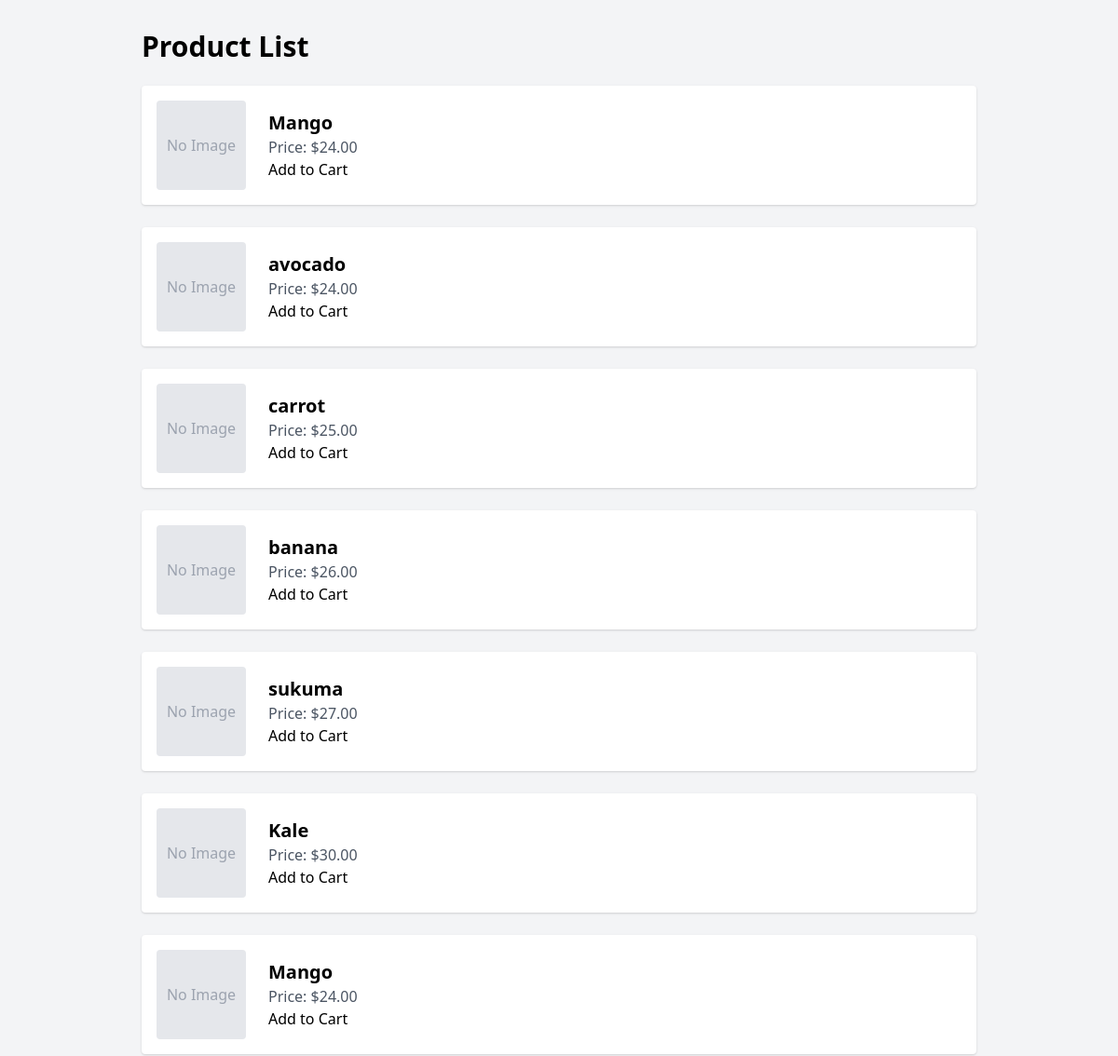
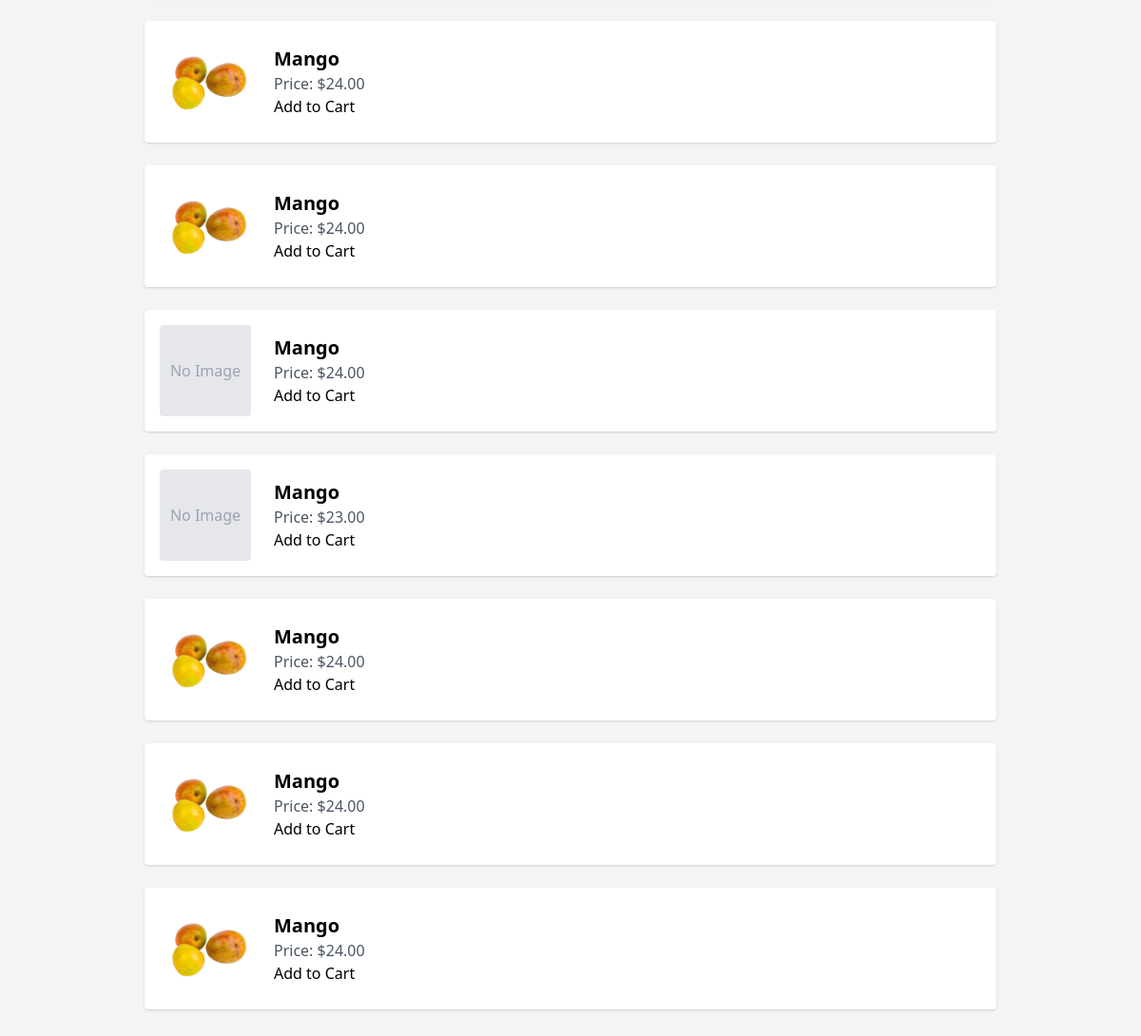
The app's page /catalogue/products/ with its own data (2 pictures, top to bottom).
### catalogue/models.py (models this page shows, shortened)
class Product(models.Model):
    name = models.CharField(max_length=200)
    description = models.TextField()
    price = models.DecimalField(max_digits=10, decimal_places=2)
    stock = models.PositiveIntegerField()
    image = models.ImageField(upload_to='products/')

### catalogue/views.py (the view)
# urls.py: path("products/", list_products, name="list_products"),
def list_products(request):
   products=Product.objects.all()
   return render(request, "catalogue/products.html",{"products":products})

### catalogue/templates/catalogue/products.html (shortened to what this page needs)
<!DOCTYPE html>
<html lang="en">
<head>
    <link href="https://cdn.jsdelivr.net/npm/tailwindcss@2.2.19/dist/tailwind.min.css" rel="stylesheet" />
</head>
<body class="bg-gray-100 p-8">
    <div class="max-w-4xl mx-auto space-y-6">
        <h1 class="text-3xl font-bold mb-6">Product List</h1>
        {% for product in products %}
        <div class="bg-white p-4 rounded shadow flex items-center space-x-6">
            {% if product.image %}
                <img src="{{ product.image.url }}" alt="{{ product.name }}" class="w-24 h-24 object-cover rounded" />
            {% else %}
                <div class="w-24 h-24 bg-gray-200 rounded flex items-center justify-center text-gray-400">No Image</div>
            {% endif %}
            <div>
                <h3 class="text-xl font-semibold">{{ product.name }}</h3>
                <p class="text-gray-600">Price: ${{ product.price }}</p>
                <a href="{% url 'add_to_cart' product.id %}" class="btn btn-primary">Add to Cart</a>
            </div>
        </div>
        {% empty %}
        <p>No products available.</p>
        {% endfor %}
    </div>
</body>
</html>

### records on screen
Product: shows "No Image", name "Mango", price "24.00"
Product: shows "No Image", name "avocado", price "24.00"
Product: shows "No Image", name "carrot", price "25.00"
Product: shows "No Image", name "banana", price "26.00"
Product: shows "No Image", name "sukuma", price "27.00"
Product: shows "No Image", name "Kale", price "30.00"
Product: image "No Image", name "Mango", price "24.00"
Product: image (picture), name "Mango", price "24.00"
Product: image (picture), name "Mango", price "24.00"
Product: image "No Image", name "Mango", price "24.00"
Product: image "No Image", name "Mango", price "23.00"
Product: image (picture), name "Mango", price "24.00"
Product: image (picture), name "Mango", price "24.00"
Product: image (picture), name "Mango", price "24.00"
